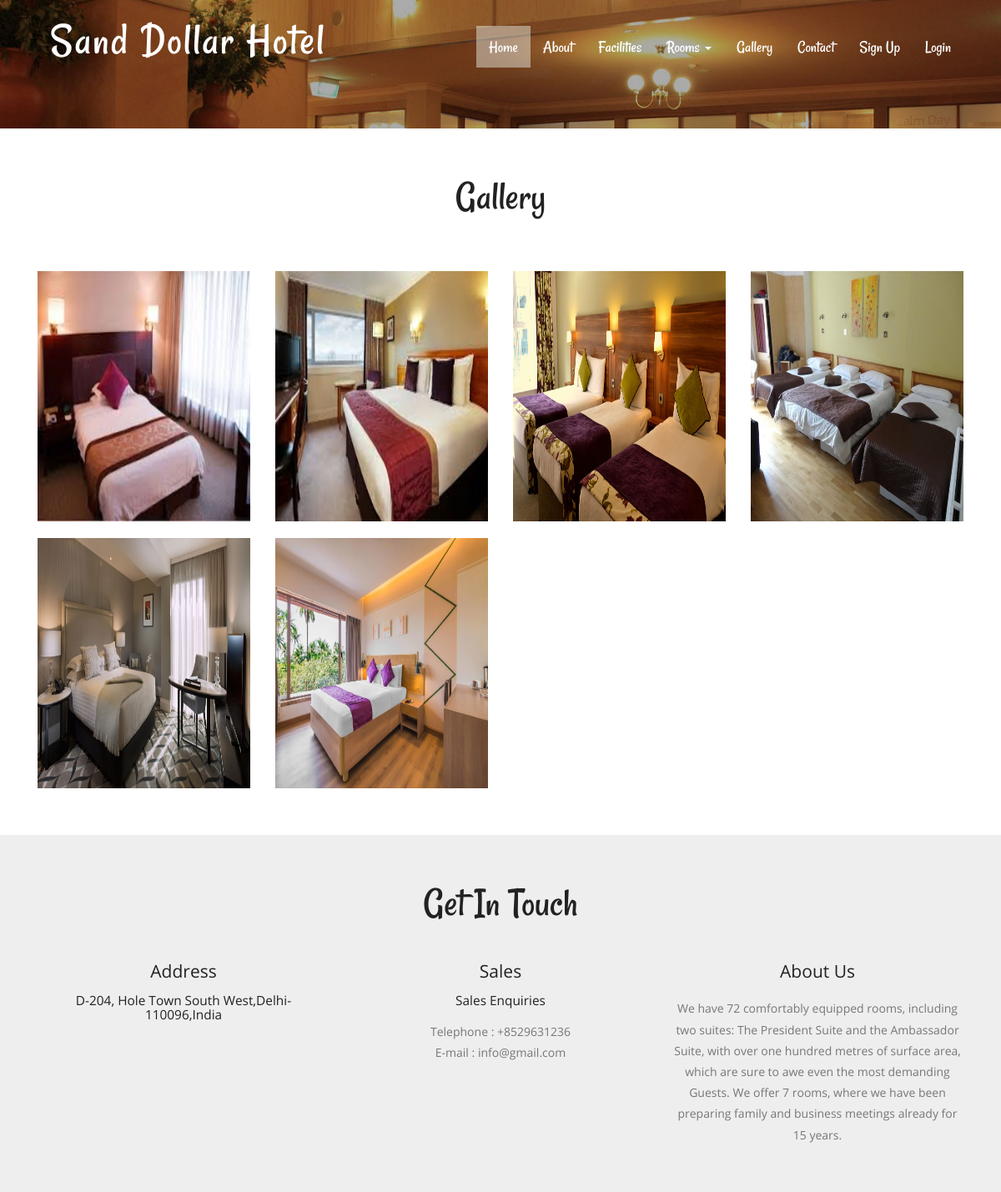
Before: /gallery.php with the older database file.
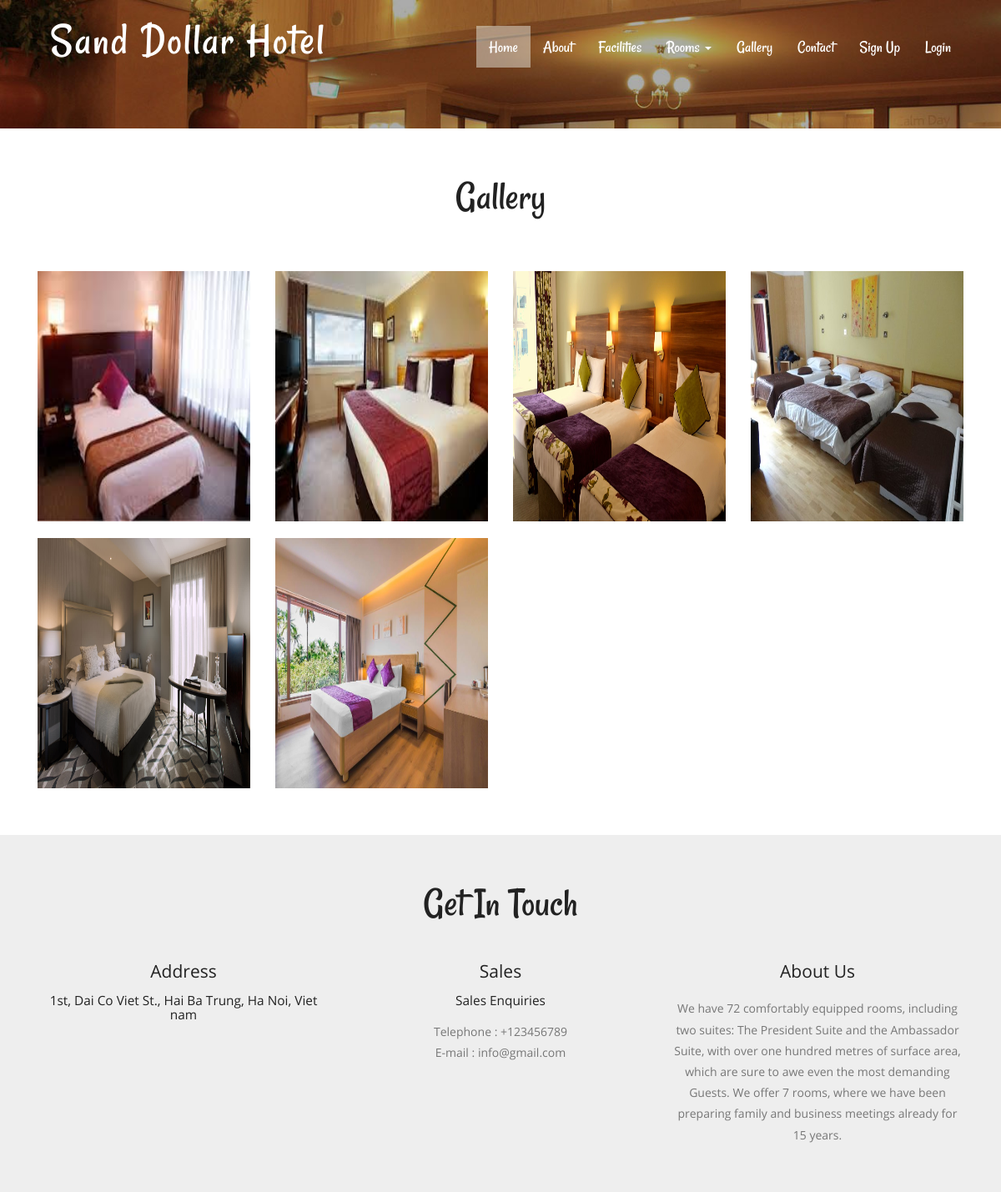
After: the same page with the newer database file.
### tables this page shows
CREATE TABLE `tblpage` (
  `ID` int(10) NOT NULL,
  `PageType` varchar(120) DEFAULT NULL,
  `PageTitle` varchar(200) DEFAULT NULL,
  `PageDescription` mediumtext DEFAULT NULL,
  `Email` varchar(120) DEFAULT NULL,
  `MobileNumber` bigint(10) DEFAULT NULL,
  `UpdationDate` timestamp NULL DEFAULT NULL ON UPDATE current_timestamp()
);

### src/gallery.php (the view, shortened to what this page needs)
<?php
include('includes/dbconnection.php');
?>
<!DOCTYPE HTML>
<html>
<head>
	<link href="css/bootstrap.css" rel="stylesheet" type="text/css" media="all">
	<link href="css/style.css" rel="stylesheet" type="text/css" media="all" />
	<link rel="stylesheet" href="css/lightbox.css">
</head>
<body>
	<div class="header head-top">
		<div class="container">
			<?php include_once('includes/header.php'); ?>
		</div>
	</div>
	<div class="content">
		<div class="gallery-top">
			<div class="container">
				<div class="gallery-info">
					<h2>gallery</h2>
				</div>
				<div class="gallery-grids-top">
					<div class="gallery-grids">
						<?php
						$sql = "SELECT * from tblroom";
						$query = $dbh->prepare($sql);
						$query->execute();
						$results = $query->fetchAll(PDO::FETCH_OBJ);
						if ($query->rowCount() > 0) {
							foreach ($results as $row) {
						?>
								<div class="col-md-3 gallery-grid">
									<br />
									<a class="example-image-link" href="admin/images/<?php echo $row->Image; ?>" data-lightbox="example-set" data-title=""><img class="example-image" src="admin/images/<?php echo $row->Image; ?>" height="300" width="300" alt="" /></a>
								</div>
						<?php $cnt = $cnt + 1;
							}
						} ?>
						<div class="clearfix"></div>
					</div>
				</div>
			</div>
		</div>
		<?php include_once('includes/getintouch.php'); ?>
</body>
</html>

### src/includes/getintouch.php (shortened to what this page needs)
<div class="touch-section">
	<div class="container">
		<h3>get in touch</h3>
		<div class="touch-grids">
			<?php
				$sql="SELECT * from tblpage where PageType='contactus'";
				$query = $dbh -> prepare($sql);
				$query->execute();
				$results=$query->fetchAll(PDO::FETCH_OBJ);
				$cnt=1;
				if($query->rowCount() > 0) {
					foreach($results as $row) {
			?>
			<div class="col-md-4 touch-grid">
				<h4>address</h4>
				<h5><?php echo htmlentities($row->PageDescription);?></h5>
			</div>
			<div class="col-md-4 touch-grid">
				<h4>Sales</h4>
				<h5>Sales Enquiries</h5>
				<p>Telephone : +<?php  echo htmlentities($row->MobileNumber);?></p>
				<p>E-mail : <?php  echo htmlentities($row->Email);?></p>
			</div>
			<?php $cnt=$cnt+1;}} ?>
			<div class="col-md-4 touch-grid">
				<?php
					$sql="SELECT * from tblpage where PageType='aboutus'";
					$query = $dbh -> prepare($sql);
					$query->execute();
					$results=$query->fetchAll(PDO::FETCH_OBJ);
					$cnt=1;
					if($query->rowCount() > 0) {
						foreach($results as $row) {
				?>
				<h4><?php  echo htmlentities($row->PageTitle);?></h4>
				<br>
				<p><?php  echo htmlentities($row->PageDescription);?></p>
				</div><?php $cnt=$cnt+1;}} ?>
					<div class="clearfix"></div>
				</div>
			</div>
		</div>
	</div>

Changed rows visible on the page:
changed tblpage "info@gmail.com": PageDescription "D-204, Hole Town South West,Delhi-110096,India" → "1st, Dai Co Viet St., Hai Ba Trung, Ha Noi, Viet nam"; MobileNumber "8529631236" → "123456789"
